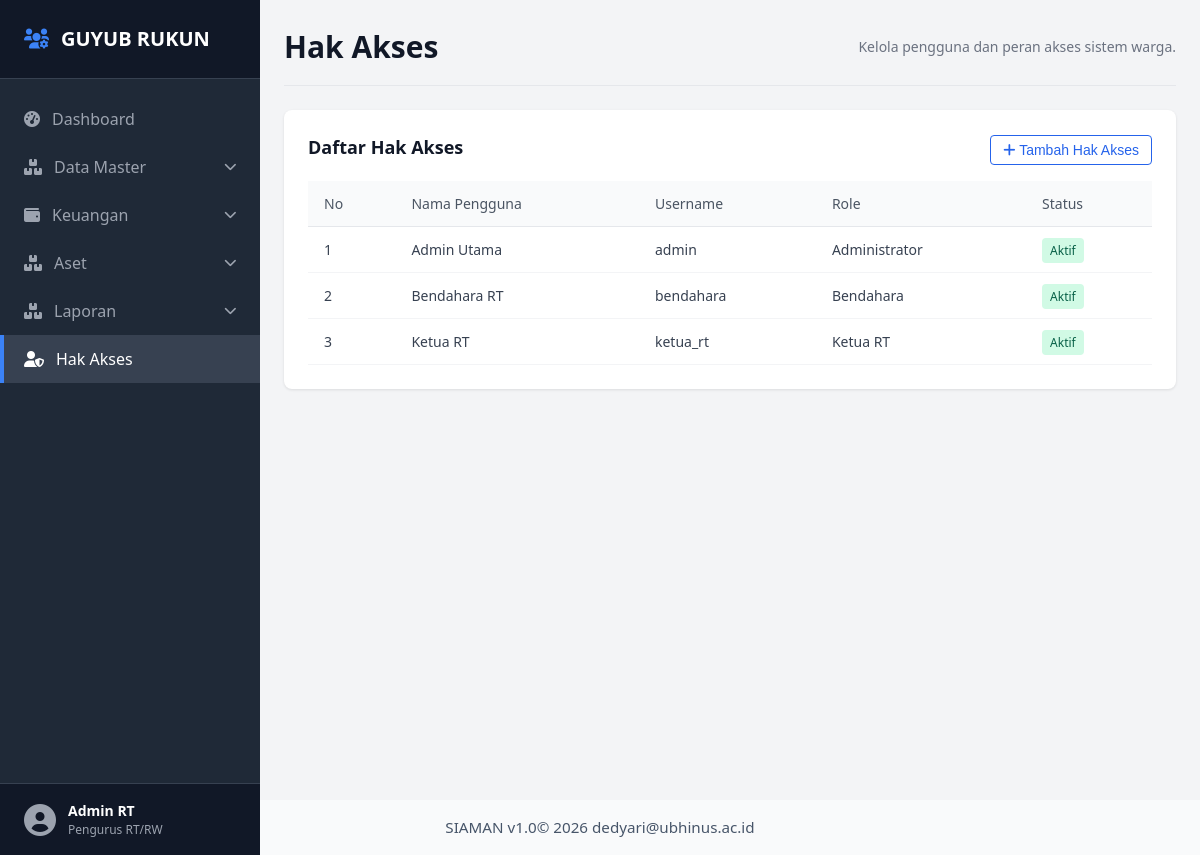
The page /hak-akses.php on the database its author committed.
### tables this page shows
CREATE TABLE IF NOT EXISTS users (
    id INT AUTO_INCREMENT PRIMARY KEY,
    nama VARCHAR(120) NOT NULL,
    username VARCHAR(80) NOT NULL UNIQUE,
    password_hash VARCHAR(255) NOT NULL,
    role ENUM('Administrator', 'Ketua RT', 'Bendahara', 'Petugas') NOT NULL DEFAULT 'Petugas',
    status ENUM('Aktif', 'Tidak Aktif') NOT NULL DEFAULT 'Aktif',
    created_at TIMESTAMP DEFAULT CURRENT_TIMESTAMP
);

### inc/db.php (called while the page is built, shortened)
<?php
try {
    $dbAvailable = true;
} catch (PDOException $exception) {
    $dbError = $exception->getMessage();
}
?>

### inc/data.php (called while the page is built, shortened)
<?php
require_once __DIR__ . '/db.php';
function dbFetchAll($sql) {
    global $pdo, $dbAvailable;
    return $pdo->query($sql)->fetchAll();
}
if ($dbAvailable) {
    $dbAccess = dbFetchAll('SELECT nama, username, role, status FROM users ORDER BY id ASC');
    if ($dbAccess) {
        $accessList = $dbAccess;
    }
}
?>

### hak-akses.php (the view, shortened to what this page needs)
<?php
include 'inc/data.php';
include 'inc/header.php';
?>
<header class="dashboard-header">
    <h1>Hak Akses</h1>
    <div class="periode-aktif">
        Kelola pengguna dan peran akses sistem warga.
    </div>
</header>
<section class="details-box data-warga-box">
    <div class="transaksi-header">
        <h2>Daftar Hak Akses</h2>
        <button id="btnTambahHakAkses" class="btn-filter" type="button" onclick="openHakAksesModal()">
            <i class="fas fa-plus"></i> Tambah Hak Akses
        </button>
    </div>
    <div class="table-responsive">
        <table class="data-table">
            <thead>
                <tr>
                    <th>No</th>
                    <th>Nama Pengguna</th>
                    <th>Username</th>
                    <th>Role</th>
                    <th>Status</th>
                </tr>
            </thead>
            <tbody id="hakAksesRows">
                <?php foreach ($accessList as $index => $akses): ?>
                    <tr>
                        <td><?= $index + 1 ?></td>
                        <td><?= htmlspecialchars($akses['nama'], ENT_QUOTES, 'UTF-8') ?></td>
                        <td><?= htmlspecialchars($akses['username'], ENT_QUOTES, 'UTF-8') ?></td>
                        <td><?= htmlspecialchars($akses['role'], ENT_QUOTES, 'UTF-8') ?></td>
                        <td><span class="type-badge <?= $akses['status'] === 'Aktif' ? 'badge-pemasukan' : 'badge-pengeluaran' ?>"><?= htmlspecialchars($akses['status'], ENT_QUOTES, 'UTF-8') ?></span></td>
                    </tr>
                <?php endforeach; ?>
            </tbody>
        </table>
    </div>
</section>
<?php include 'inc/footer.php'; ?>

### css/style.css (style rules this page uses)
* { margin: 0; padding: 0; box-sizing: border-box; }
body { font-family: 'Segoe UI', Tahoma, Geneva, Verdana, sans-serif; background-color: #f3f4f6; color: #1f2937; line-height: 1.5; }
.dashboard-header { display: flex; justify-content: space-between; align-items: center; border-bottom: 1px solid #e5e7eb; padding-bottom: 16px; margin-bottom: 24px; }
.dashboard-header h1 { font-size: 1.875rem; font-weight: 700; color: #111827; }
.periode-aktif { font-size: 0.875rem; color: #6b7280; }
.details-box { background-color: #ffffff; border-radius: 8px; box-shadow: 0 1px 3px rgba(0, 0, 0, 0.1); padding: 24px; }
.details-box h2 { font-size: 1.125rem; font-weight: 700; color: #111827; margin-bottom: 4px; }
.transaksi-header { display: flex; justify-content: space-between; align-items: center; gap: 16px; margin-bottom: 16px; }
.btn-filter { background: none; border: 1px solid #2563eb; color: #2563eb; padding: 6px 12px; border-radius: 4px; font-size: 0.875rem; cursor: pointer; transition: all 0.2s; }
.table-responsive { width: 100%; overflow-x: auto; }
.data-table { width: 100%; border-collapse: collapse; text-align: left; font-size: 0.875rem; }
.data-table th { background-color: #f9fafb; color: #4b5563; padding: 12px 16px; font-weight: 500; border-bottom: 1px solid #e5e7eb; }
.data-table td { padding: 12px 16px; border-bottom: 1px solid #f3f4f6; color: #374151; }
.type-badge { font-size: 0.75rem; padding: 4px 8px; border-radius: 4px; font-weight: 500; }
.badge-pemasukan { background-color: #d1fae5; color: #065f46; }

### rows shown on the page
users: nama "Admin Utama", username "admin", role "Administrator", status "Aktif"
users: nama "Bendahara RT", username "bendahara", role "Bendahara", status "Aktif"
users: nama "Ketua RT", username "ketua_rt", role "Ketua RT", status "Aktif"
